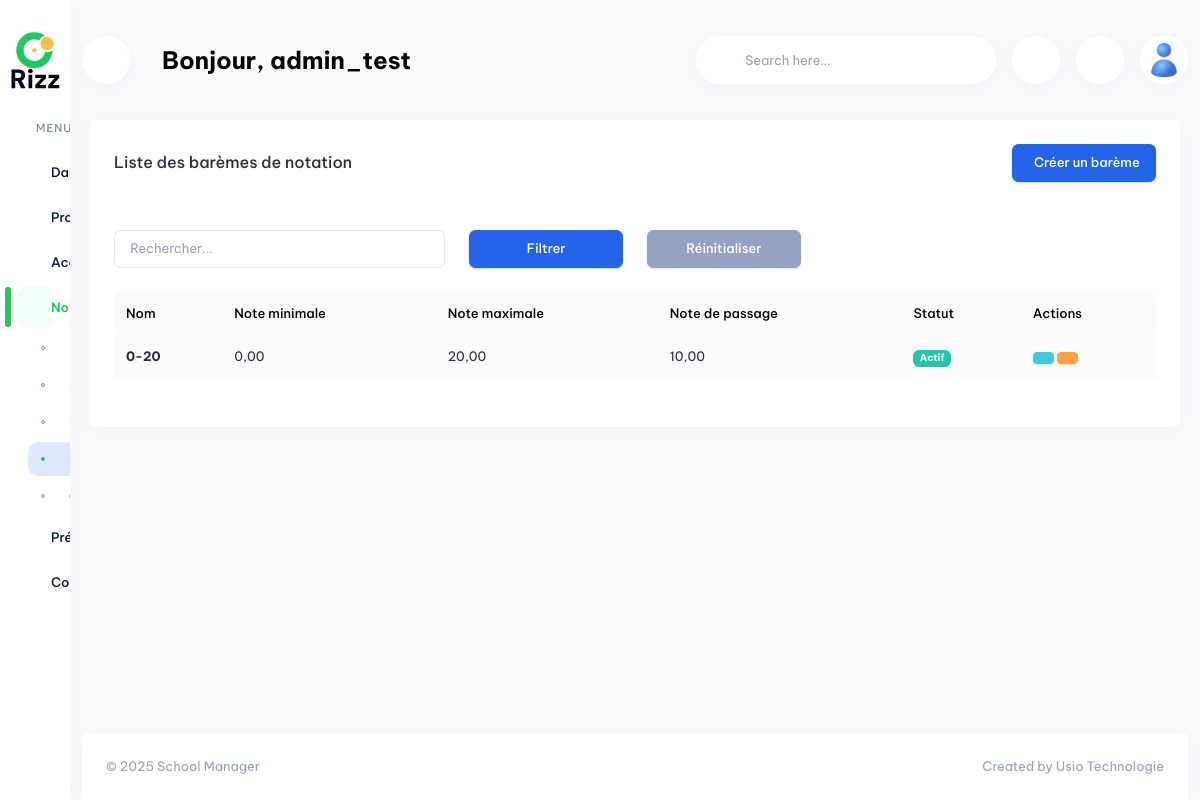
Page /grades/grade-scales/ (signed in) on the committed database.
### app_profile/models.py (models this page shows, shortened)
class Profile(models.Model):
    GENDER = [('male', 'Masculin'), ('female', 'Féminin'), ('other', 'Autre')]
    user = models.OneToOneField(
        User,
        on_delete=models.CASCADE,
        verbose_name="Utilisateur",
        help_text="Utilisateur Django associé à ce profil",
        related_name="profile"
    )
    reference = models.UUIDField(
        default=uuid4,
        unique=True,
        editable=False,
        verbose_name="Référence",
        help_text="Référence unique UUID du profil"
    )
    full_name = models.CharField(
        max_length=200,
        verbose_name="Nom complet",
        help_text="Nom et prénom du titulaire du compte"
    )
    firstname = models.CharField(
        max_length=100,
        verbose_name="Prénom",
        null=True,
        blank=True,
        help_text="Prénom du titulaire du compte"
    )
    name = models.CharField(
        max_length=100,
        verbose_name="Nom de famille",
        null=True,
        blank=True,
        help_text="Nom de famille du titulaire du compte"
    )
    birth_date = models.DateField(
        blank=True,
        null=True,
        verbose_name="Date de naissance",
        help_text="Date de naissance du titulaire (optionnel)"
    )
    id_card_number = models.CharField(
        max_length=50,
        blank=True,
        null=True,
        verbose_name="Numéro de pièce d'identité",
        help_text="Numéro de la pièce d'identité (optionnel)"
    )
    pincode = models.CharField(
        max_length=20,
        blank=True,
        null=True,
        verbose_name="Code PIN",
        help_text="Code PIN personnel (optionnel)"
    )
    gender = models.CharField(
        max_length=10,
        choices=GENDER,
        blank=True,
        null=True,
        verbose_name="Genre",
        help_text="Genre du titulaire (optionnel)"
    )
    country = models.ForeignKey(
        Country,
        on_delete=models.PROTECT,
        verbose_name="Pays",
        blank=True,
        null=True,
        help_text="Pays d'origine du titulaire"
    )
    phone = models.CharField(
        max_length=20,
        blank=True,
        null=True,
        verbose_name="Téléphone",
        help_text="Numéro de téléphone (optionnel)"
    )
    is_verified = models.BooleanField(
        default=False,
        verbose_name="Vérifié",
        help_text="Indique si le profil a été vérifié"
    )
    ROLE_CHOICES = [
        ('student', 'Élève'),
        ('teacher', 'Enseignant'),
        ('parent', 'Parent'),
        ('admin', 'Administrateur'),
        ('staff', 'Personnel'),
    ]
    role = models.CharField(
        max_length=20,
        choices=ROLE_CHOICES,
        blank=True,
        null=True,
        verbose_name="Rôle",
        help_text="Rôle principal du profil"
    )
    max_wallets = models.PositiveIntegerField(
        default=5,
        verbose_name="Nombre maximum de wallets",
        help_text="Nombre maximum de wallets que cet utilisateur peut créer (0 = illimité)"
    )
    photo = models.ImageField(
        upload_to='profiles/photos/',
        blank=True,
        null=True,
        verbose_name="Photo de profil",
        help_text="Photo de profil de l'utilisateur (max 2 Mo)"
    )
    is_active = models.BooleanField(
        default=True,
        verbose_name="Actif",
        help_text="Indique si le profil est actif"
    )
    created_at = models.DateTimeField(
        auto_now_add=True,
        verbose_name="Date de création"
    )
    updated_at = models.DateTimeField(
        auto_now=True,
        verbose_name="Date de modification"
    )
    objects = ProfileManager()
    class Meta:
        verbose_name = "Profile"
        verbose_name_plural = "Profiles"
        ordering = ['created_at']
        unique_together = ['phone']

### app_grades/models.py (models this page shows, shortened)
class GradeScale(models.Model):
    name = models.CharField(
        max_length=50,
        unique=True,
        verbose_name="Nom",
        help_text="Nom du barème (ex: 0-20, A-F)"
    )
    min_score = models.DecimalField(
        max_digits=5,
        decimal_places=2,
        verbose_name="Note minimale",
        help_text="Note minimale du barème"
    )
    max_score = models.DecimalField(
        max_digits=5,
        decimal_places=2,
        verbose_name="Note maximale",
        help_text="Note maximale du barème"
    )
    passing_score = models.DecimalField(
        max_digits=5,
        decimal_places=2,
        verbose_name="Note de passage",
        help_text="Note minimale pour réussir"
    )
    description = models.TextField(
        blank=True,
        null=True,
        verbose_name="Description",
        help_text="Description du barème"
    )
    is_active = models.BooleanField(
        default=True,
        verbose_name="Actif",
        help_text="Indique si le barème est actif"
    )
    created_at = models.DateTimeField(
        auto_now_add=True,
        verbose_name="Date de création"
    )
    updated_at = models.DateTimeField(
        auto_now=True,
        verbose_name="Date de modification"
    )
    created_by = models.ForeignKey(
        settings.AUTH_USER_MODEL,
        on_delete=models.SET_NULL,
        null=True,
        blank=True,
        related_name='grade_scales_created',
        verbose_name="Créé par"
    )
    updated_by = models.ForeignKey(
        settings.AUTH_USER_MODEL,
        on_delete=models.SET_NULL,
        null=True,
        blank=True,
        related_name='grade_scales_updated',
        verbose_name="Modifié par"
    )
    class Meta:
        verbose_name = "Barème de notation"
        verbose_name_plural = "Barèmes de notation"
        ordering = ['name']
        indexes = [
            models.Index(fields=['name']),
            models.Index(fields=['is_active']),
        ]

### app_grades/views.py (the view)
# urls.py: path('grade-scales/', views.GradeScaleListView.as_view(), name='grade_scale_list'),
class GradeScaleListView(PermissionRequiredMixin, ListView):
    model = GradeScale
    template_name = 'app_grades/grade_scale_list.html'
    context_object_name = 'grade_scales'
    paginate_by = 20
    required_permission = 'view_grade'
    required_resource = 'app_grades'
    @method_decorator(login_required)
    def dispatch(self, *args, **kwargs):
        return super().dispatch(*args, **kwargs)
    def get_queryset(self):
        queryset = GradeScale.objects.filter(is_active=True).order_by('name')
        search = self.request.GET.get('search')
        if search:
            queryset = queryset.filter(Q(name__icontains=search))
        return queryset

### templates/app_grades/grade_scale_list.html (shortened to what this page needs)
{% extends "base.html" %}
{% load static %}
{% block content %}
<div class="row">
    <div class="col-12">
        <div class="card">
            <div class="card-header">
                <div class="row align-items-center">
                    <div class="col">
                        <h4 class="card-title mb-0">Liste des barèmes de notation</h4>
                    </div>
                    <div class="col-auto">
                        <a href="{% url 'app_grades:grade_scale_create' %}" class="btn btn-primary">
                             Créer un barème
                        </a>
                    </div>
                </div>
            </div>
            <div class="card-body">
                <form method="get" class="mb-3">
                    <div class="row g-3">
                        <div class="col-md-4">
                            <input type="text" class="form-control" name="search" placeholder="Rechercher..." value="{{ request.GET.search }}">
                        </div>
                        <div class="col-md-2">
                            <button type="submit" class="btn btn-primary w-100">Filtrer</button>
                        </div>
                        <div class="col-md-2">
                            <a href="{% url 'app_grades:grade_scale_list' %}" class="btn btn-secondary w-100">Réinitialiser</a>
                        </div>
                    </div>
                </form>
                <div class="table-responsive">
                    <table class="table table-striped table-hover">
                        <thead>
                            <tr>
                                <th>Nom</th>
                                <th>Note minimale</th>
                                <th>Note maximale</th>
                                <th>Note de passage</th>
                                <th>Statut</th>
                                <th>Actions</th>
                            </tr>
                        </thead>
                        <tbody>
                            {% for grade_scale in grade_scales %}
                                <tr>
                                    <td><strong>{{ grade_scale.name }}</strong></td>
                                    <td>{{ grade_scale.min_score }}</td>
                                    <td>{{ grade_scale.max_score }}</td>
                                    <td>{{ grade_scale.passing_score }}</td>
                                    <td>
                                        {% if grade_scale.is_active %}
                                            <span class="badge bg-success">Actif</span>
                                        {% else %}
                                            <span class="badge bg-danger">Inactif</span>
                                        {% endif %}
                                    </td>
                                    <td>
                                        <a href="{% url 'app_grades:grade_scale_detail' grade_scale.pk %}" class="btn btn-sm btn-info">
                                        </a>
                                        <a href="{% url 'app_grades:grade_scale_update' grade_scale.pk %}" class="btn btn-sm btn-warning">
                                        </a>
                                    </td>
                                </tr>
                            {% empty %}
                                <tr>
                                    <td colspan="6" class="text-center">Aucun barème trouvé.</td>
                                </tr>
                            {% endfor %}
                        </tbody>
                    </table>
                </div>
            </div>
        </div>
    </div>
</div>
{% endblock %}

### templates/base.html (shortened to what this page needs)
<!DOCTYPE html>
{% load static %}
<html lang="en" dir="ltr" data-startbar="light" data-bs-theme="light">
<head>
    <link rel="stylesheet" href="{% static 'school_manager/assets/libs/jsvectormap/css/jsvectormap.min.css' %}">
     <link href="{% static 'school_manager/assets/css/bootstrap.min.css' %}" rel="stylesheet" type="text/css" />
     <link href="{% static 'school_manager/assets/css/icons.min.css' %}" rel="stylesheet" type="text/css" />
     <link href="{% static 'school_manager/assets/css/app.min.css' %}" rel="stylesheet" type="text/css" />
     <link href="{% static 'school_manager/assets/css/custom-colors.css' %}" rel="stylesheet" type="text/css" />
</head>
<body>
    {% block navbar %}
    <div class="topbar d-print-none">
        <div class="container-xxl">
            <nav class="topbar-custom d-flex justify-content-between" id="topbar-custom">
                <ul class="topbar-item list-unstyled d-inline-flex align-items-center mb-0">
                    <li>
                        <button class="nav-link mobile-menu-btn nav-icon" id="togglemenu">
                        </button>
                    </li>
                    <li class="mx-3 welcome-text">
                        <h3 class="mb-0 fw-bold text-truncate">Bonjour, {{ user_full_name|default:request.user.username }}</h3>
                    </li>
                </ul>
                <ul class="topbar-item list-unstyled d-inline-flex align-items-center mb-0">
                    <li class="hide-phone app-search">
                        <form role="search" action="" method="get">
                            <input type="search" name="search" class="form-control top-search mb-0" placeholder="Search here...">
                            <button type="submit"></button>
                        </form>
                    </li>
                    <li class="topbar-item">
                        <a class="nav-link nav-icon" href="javascript:void(0);" id="light-dark-mode">
                        </a>
                    </li>
                    <li class="dropdown topbar-item">
                        <a class="nav-link dropdown-toggle arrow-none nav-icon" data-bs-toggle="dropdown" href="index.html#" role="button"
                            aria-haspopup="false" aria-expanded="false">
                        </a>
                    </li>
                    {% if request.user.is_authenticated %}
                        <li class="dropdown topbar-item">
                          <a class="nav-link dropdown-toggle arrow-none nav-icon" data-bs-toggle="dropdown" href="#" role="button"
                             aria-haspopup="false" aria-expanded="false">
                            {% if user_photo %}
                              <img src="{{ user_photo.url }}" alt="{{ user_full_name|default:request.user.username }}" class="thumb-lg rounded-circle">
                            {% else %}
                              <img src="{% static 'school_manager/assets/images/avatar.jpg' %}" alt="{{ user_full_name|default:request.user.username }}" class="thumb-lg rounded-circle">
                            {% endif %}
                          </a>
                        </li>
                        {% else %}
                        <li class="topbar-item">
                          <a class="btn btn-sm btn-primary" href="{% url 'app_profile:login' %}">Se connecter</a>
                        </li>
                        {% endif %}
                </ul>
            </nav>
        </div>
    </div>
    {% endblock %}
    {% block sidebar %}
    <div class="startbar d-print-none">
        <div class="brand">
            <a href="index.html" class="logo">
                <span>
                    <img src="assets/images/logo-sm.png" alt="logo-small" class="logo-sm">
                </span>
            </a>
        </div>
        <div class="startbar-menu" >
            <div class="startbar-collapse" id="startbarCollapse" data-simplebar>
                <div class="d-flex align-items-start flex-column w-100">
                    <ul class="navbar-nav mb-auto w-100">
                        {% for menu_item in sidebar_menu %}
                            <li class="nav-item">
                                {% if menu_item.url %}
                                    <a class="nav-link {% if menu_item.is_active %}active{% endif %}" href="{{ menu_item.url }}">
                                    </a>
                                {% elif menu_item.children %}
                                    {% with menu_id="sidebar"|add:menu_item.title|slugify %}
                                    <a class="nav-link {% if menu_item.is_active %}active{% endif %}" href="#{{ menu_id }}" data-bs-toggle="collapse" role="button"
                                        aria-expanded="{% if menu_item.is_active %}true{% else %}false{% endif %}" aria-controls="{{ menu_id }}">
                                    </a>
                                    {% endwith %}
                                {% endif %}
                            </li>
                        {% endfor %}
                    </ul>
                </div>
            </div>
        </div>
    </div>
    {% endblock %}
    <div class="page-wrapper">
        <div class="page-content">
            <div class="container-xxl">
              {% block content %}
              {% endblock %}
            </div>
            <footer class="footer text-center text-sm-start d-print-none">
                <div class="container-xxl">
                    <div class="row">
                        <div class="col-12">
                            <div class="card mb-0 rounded-bottom-0">
                                <div class="card-body">
                                    <p class="text-muted mb-0">
                                        ©
                                        School Manager
                                        <span
                                            class="text-muted d-none d-sm-inline-block float-end">
                                            Created by Usio Technologie</span>
                                    </p>
                                </div>
                            </div>
                        </div>
                    </div>
                </div>
            </footer>
        </div>
    </div>
</body>
</html>

### rows in the picture
Profile: full_name.username "admin_test"
GradeScale: name "0-20", min_score "0,00", max_score "20,00", passing_score "10,00", is_active "Actif"
